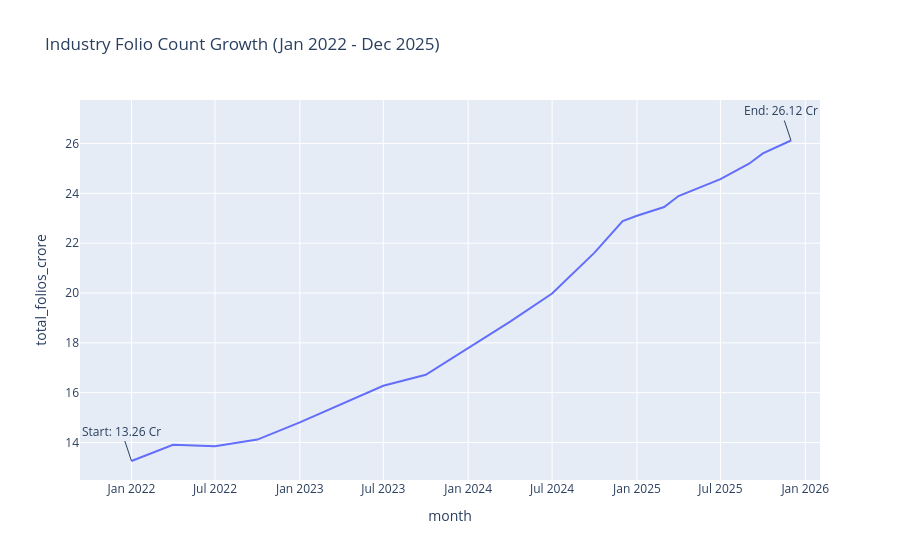

Notebook code for this chart:
### Code cell
# Task 7 - Folio Count Line Chart
df_folio = pd.read_csv(f"{PROCESSED_DIR}/clean_industry_folio_count.csv")

fig7 = px.line(df_folio, x='month', y='total_folios_crore', 
               title='Industry Folio Count Growth (Jan 2022 - Dec 2025)')

# Highlight the start and end values from the rubric
fig7.add_annotation(x=df_folio['month'].iloc[0], y=13.26, text="Start: 13.26 Cr", showarrow=True)
fig7.add_annotation(x=df_folio['month'].iloc[-1], y=26.12, text="End: 26.12 Cr", showarrow=True)

fig7.write_image(f"{CHARTS_DIR}/07_Folio_Growth.png")
fig7.show()

### Figure 1 — Plotly figure (JSON) as saved in the notebook; plotly's stock layout.template omitted (floating-point values rounded to 4 significant figures)
{"data": [{"hovertemplate": "month=%{x}<br>total_folios_crore=%{y}<extra></extra>", "legendgroup": "", "line": {"color": "#636efa", "dash": "solid"}, "marker": {"symbol": "circle"}, "mode": "lines", "name": "", "orientation": "v", "showlegend": false, "type": "scatter", "x": ["2022-01", "2022-04", "2022-07", "2022-10", "2023-01", "2023-04", "2023-07", "2023-10", "2024-01", "2024-04", "2024-07", "2024-10", "2024-12", "2025-01", "2025-03", "2025-04", "2025-07", "2025-08", "2025-09", "2025-10", "2025-12"], "xaxis": "x", "y": [13.26, 13.91, 13.85, 14.12, 14.81, 15.54, 16.28, 16.72, 17.78, 18.85, 19.98, 21.62, 22.89, 23.1, 23.45, 23.89, 24.57, 24.89, 25.19, 25.6, 26.12], "yaxis": "y"}], "layout": {"annotations": [{"showarrow": true, "text": "Start: 13.26 Cr", "x": "2022-01", "y": 13.26}, {"showarrow": true, "text": "End: 26.12 Cr", "x": "2025-12", "y": 26.12}], "legend": {"tracegroupgap": 0}, "title": {"text": "Industry Folio Count Growth (Jan 2022 - Dec 2025)"}, "xaxis": {"anchor": "y", "domain": [0, 1], "title": {"text": "month"}}, "yaxis": {"anchor": "x", "domain": [0, 1], "title": {"text": "total_folios_crore"}}}}
